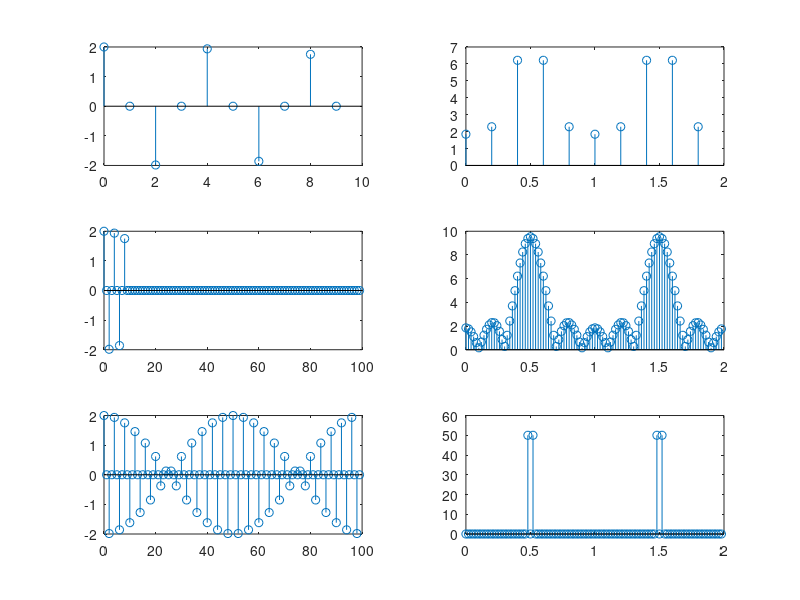

Reproduce this figure in MATLAB.
n=0:99;
xn=cos(0.48*pi*n)+cos(0.52*pi*n);
n1=0:9;
y1=xn(1:10);
subplot(3,2,1);stem(n1,y1);Y1=fft(y1,10);magY1=abs(Y1);k1=0:1:9;N=10;w1=(2*pi/N)*k1;
subplot(3,2,2);stem(w1/pi,magY1);K=500;k=0:1:K;w=2*pi*k/K;
X=y1*exp(-1j*n1'*w);magX=abs(X);hold on;
%plot(w/pi,magX);
hold off;

n2=0:99;
xn1=cos(0.48*pi*n2)+cos(0.52*pi*n2);n3=0:99;
y2=[xn1(1:10),zeros(1,90)];
subplot(3,2,3);stem(n3,y2);Y2=fft(y2,100);magY2=abs(Y2);k2=0:1:99;N1=100;w2=(2*pi/N1)*k2;
subplot(3,2,4);stem(w2/pi,magY2);K1=500;k3=0:1:K1;w3=2*pi*k3/K1;
X1=y2*exp(-1j*n3'*w3);magX1=abs(X1);hold on;
%plot(w/pi,magX); 
hold off;

n4=0:99;
xn2=cos(0.48*pi*n4)+cos(0.52*pi*n4);
subplot(3,2,5);stem(n4,xn2);Xk=fft(xn2,100);magXk=abs(Xk);k4=0:1:99;N2=100;w4=(2*pi/N2)*k4;
subplot(3,2,6);stem(w4/pi,magXk);K2=500;k5=0:1:K2;w5=2*pi*k5/K2;
X2=xn2*exp(-1j*n4'*w5);magX2=abs(X2);hold on;
%plot(w/pi,magX);
hold off;